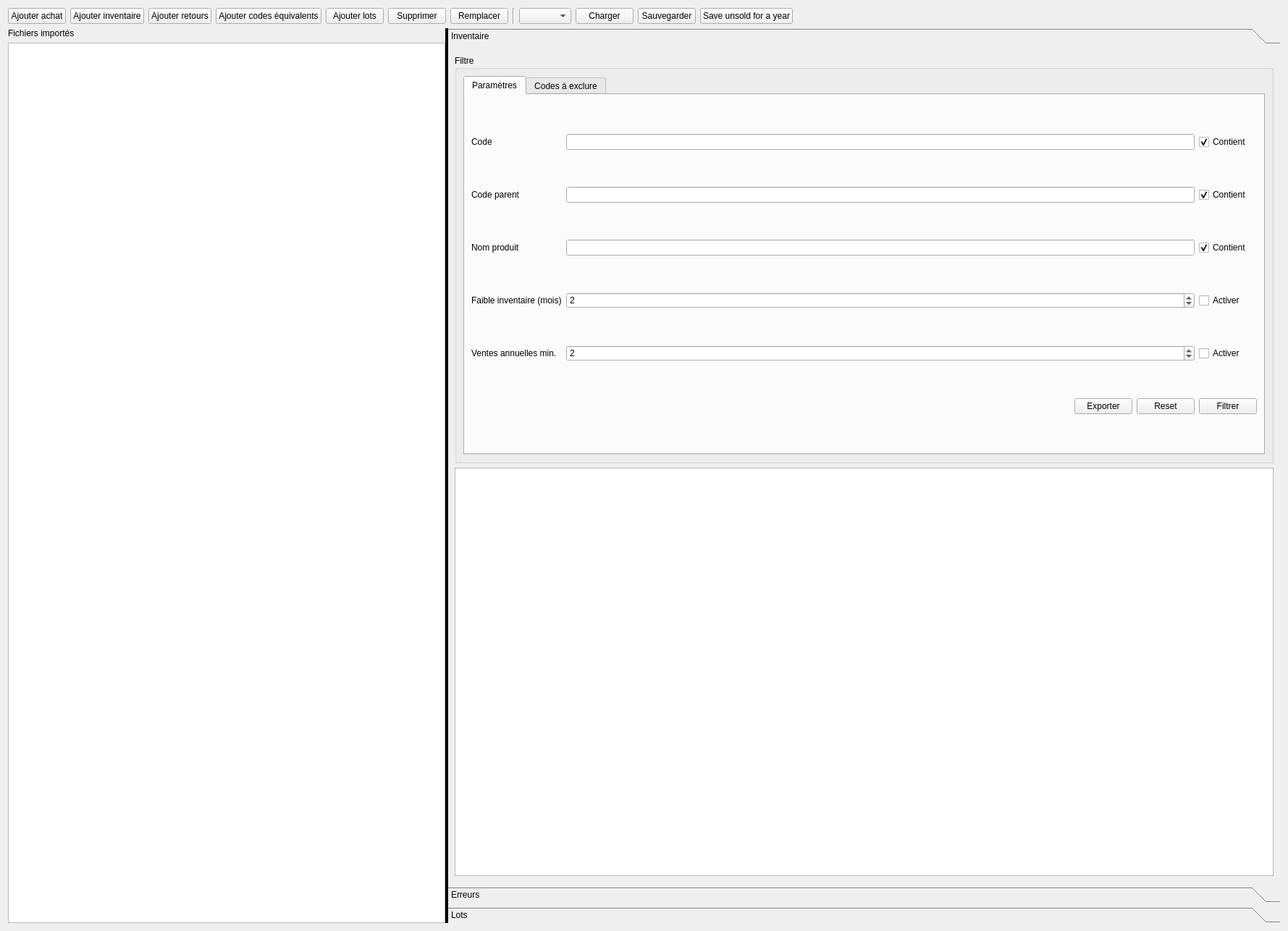
<?xml version="1.0" encoding="UTF-8"?>
<ui version="4.0">
 <class>PaneInventory</class>
 <widget class="QWidget" name="PaneInventory">
  <property name="geometry">
   <rect>
    <x>0</x>
    <y>0</y>
    <width>1779</width>
    <height>1286</height>
   </rect>
  </property>
  <property name="windowTitle">
   <string>Inventaire</string>
  </property>
  <layout class="QVBoxLayout" name="verticalLayout_4">
   <item>
    <layout class="QHBoxLayout" name="horizontalLayout">
     <item>
      <widget class="QPushButton" name="buttonAddPurchase">
       <property name="toolTip">
        <string>Ajouter l'inventaire correspond à un achat</string>
       </property>
       <property name="text">
        <string>Ajouter achat</string>
       </property>
      </widget>
     </item>
     <item>
      <widget class="QPushButton" name="buttonAddInventoryBegin">
       <property name="toolTip">
        <string>Ajouter un fichier d'inventaire de début d'année</string>
       </property>
       <property name="text">
        <string>Ajouter inventaire</string>
       </property>
      </widget>
     </item>
     <item>
      <widget class="QPushButton" name="buttonAddReturn">
       <property name="toolTip">
        <string>Rapport &gt; Expédié par Amazon &gt; Stock / Grand livre de stock</string>
       </property>
       <property name="text">
        <string>Ajouter retours</string>
       </property>
      </widget>
     </item>
     <item>
      <widget class="QPushButton" name="buttonAddCodesEquivalent">
       <property name="toolTip">
        <string>Ajouter un fichier indiquant des codes produits équivalents</string>
       </property>
       <property name="text">
        <string>Ajouter codes équivalents</string>
       </property>
      </widget>
     </item>
     <item>
      <widget class="QPushButton" name="buttonAddBundles">
       <property name="toolTip">
        <string>Ajouter des fichiers d'informations de lot</string>
       </property>
       <property name="text">
        <string>Ajouter lots</string>
       </property>
      </widget>
     </item>
     <item>
      <widget class="QPushButton" name="buttonRemove">
       <property name="toolTip">
        <string>Supprimer le fichier sélectionné</string>
       </property>
       <property name="text">
        <string>Supprimer</string>
       </property>
      </widget>
     </item>
     <item>
      <widget class="QPushButton" name="buttonReplace">
       <property name="toolTip">
        <string>Remplacer le fichier sélectionné</string>
       </property>
       <property name="text">
        <string>Remplacer</string>
       </property>
      </widget>
     </item>
     <item>
      <widget class="Line" name="line">
       <property name="orientation">
        <enum>Qt::Vertical</enum>
       </property>
      </widget>
     </item>
     <item>
      <widget class="QComboBox" name="comboBoxYear"/>
     </item>
     <item>
      <widget class="QPushButton" name="buttonLoadInventory">
       <property name="text">
        <string>Charger</string>
       </property>
      </widget>
     </item>
     <item>
      <widget class="QPushButton" name="buttonSaveInventory">
       <property name="text">
        <string>Sauvegarder</string>
       </property>
      </widget>
     </item>
     <item>
      <widget class="QPushButton" name="buttonSaveUnsold">
       <property name="text">
        <string>Save unsold for a year</string>
       </property>
      </widget>
     </item>
     <item>
      <spacer name="horizontalSpacer">
       <property name="orientation">
        <enum>Qt::Horizontal</enum>
       </property>
       <property name="sizeHint" stdset="0">
        <size>
         <width>40</width>
         <height>20</height>
        </size>
       </property>
      </spacer>
     </item>
    </layout>
   </item>
   <item>
    <widget class="QSplitter" name="splitter">
     <property name="styleSheet">
      <string notr="true">QSplitter::handle {background: black;}</string>
     </property>
     <property name="orientation">
      <enum>Qt::Horizontal</enum>
     </property>
     <widget class="QWidget" name="layoutWidget">
      <layout class="QVBoxLayout" name="verticalLayout">
       <item>
        <widget class="QLabel" name="label">
         <property name="text">
          <string>Fichiers importés</string>
         </property>
        </widget>
       </item>
       <item>
        <widget class="QTreeView" name="treeViewFilesImported">
         <property name="sizePolicy">
          <sizepolicy hsizetype="Expanding" vsizetype="Expanding">
           <horstretch>0</horstretch>
           <verstretch>0</verstretch>
          </sizepolicy>
         </property>
        </widget>
       </item>
      </layout>
     </widget>
     <widget class="QToolBox" name="toolBox">
      <property name="currentIndex">
       <number>0</number>
      </property>
      <widget class="QWidget" name="pageInventory">
       <property name="geometry">
        <rect>
         <x>0</x>
         <y>0</y>
         <width>1164</width>
         <height>541</height>
        </rect>
       </property>
       <attribute name="label">
        <string>Inventaire</string>
       </attribute>
       <layout class="QVBoxLayout" name="verticalLayout_3">
        <item>
         <widget class="QGroupBox" name="groupBox">
          <property name="minimumSize">
           <size>
            <width>0</width>
            <height>200</height>
           </size>
          </property>
          <property name="title">
           <string>Filtre</string>
          </property>
          <layout class="QVBoxLayout" name="verticalLayout_6">
           <item>
            <widget class="QTabWidget" name="tabWidget_2">
             <property name="currentIndex">
              <number>0</number>
             </property>
             <widget class="QWidget" name="tabWidget_2Page1">
              <attribute name="title">
               <string>Paramètres</string>
              </attribute>
              <layout class="QGridLayout" name="gridLayout">
               <item row="3" column="0">
                <widget class="QLabel" name="label_5">
                 <property name="text">
                  <string>Faible inventaire (mois)</string>
                 </property>
                </widget>
               </item>
               <item row="1" column="0">
                <widget class="QLabel" name="label_3">
                 <property name="text">
                  <string>Code parent</string>
                 </property>
                </widget>
               </item>
               <item row="3" column="2">
                <widget class="QCheckBox" name="checkBoxMonthInventory">
                 <property name="text">
                  <string>Activer</string>
                 </property>
                </widget>
               </item>
               <item row="0" column="2">
                <widget class="QCheckBox" name="checkBoxCodeContains">
                 <property name="text">
                  <string>Contient</string>
                 </property>
                 <property name="checked">
                  <bool>true</bool>
                 </property>
                </widget>
               </item>
               <item row="4" column="2">
                <widget class="QCheckBox" name="checkBoxAnnualSales">
                 <property name="text">
                  <string>Activer</string>
                 </property>
                </widget>
               </item>
               <item row="1" column="1">
                <widget class="QLineEdit" name="lineEditCodeParent">
                 <property name="text">
                  <string/>
                 </property>
                </widget>
               </item>
               <item row="1" column="2">
                <widget class="QCheckBox" name="checkBoxCodeParentContains">
                 <property name="text">
                  <string>Contient</string>
                 </property>
                 <property name="checked">
                  <bool>true</bool>
                 </property>
                </widget>
               </item>
               <item row="5" column="2">
                <widget class="QPushButton" name="buttonFilter">
                 <property name="text">
                  <string>Filtrer</string>
                 </property>
                </widget>
               </item>
               <item row="4" column="0">
                <widget class="QLabel" name="label_6">
                 <property name="text">
                  <string>Ventes annuelles min.</string>
                 </property>
                </widget>
               </item>
               <item row="0" column="0">
                <widget class="QLabel" name="label_2">
                 <property name="text">
                  <string>Code</string>
                 </property>
                </widget>
               </item>
               <item row="5" column="1">
                <layout class="QHBoxLayout" name="horizontalLayout_2">
                 <item>
                  <spacer name="horizontalSpacer_2">
                   <property name="orientation">
                    <enum>Qt::Horizontal</enum>
                   </property>
                   <property name="sizeHint" stdset="0">
                    <size>
                     <width>40</width>
                     <height>20</height>
                    </size>
                   </property>
                  </spacer>
                 </item>
                 <item>
                  <widget class="QPushButton" name="buttonExportFiltered">
                   <property name="text">
                    <string>Exporter</string>
                   </property>
                  </widget>
                 </item>
                 <item>
                  <widget class="QPushButton" name="buttonResetFilter">
                   <property name="text">
                    <string>Reset</string>
                   </property>
                  </widget>
                 </item>
                </layout>
               </item>
               <item row="2" column="1">
                <widget class="QLineEdit" name="lineEditName"/>
               </item>
               <item row="4" column="1">
                <widget class="QSpinBox" name="spinBoxAnnualSalesMin">
                 <property name="maximum">
                  <number>99999</number>
                 </property>
                 <property name="singleStep">
                  <number>5</number>
                 </property>
                 <property name="value">
                  <number>2</number>
                 </property>
                </widget>
               </item>
               <item row="3" column="1">
                <widget class="QSpinBox" name="spinBoxMonthsLeft">
                 <property name="minimum">
                  <number>0</number>
                 </property>
                 <property name="maximum">
                  <number>12</number>
                 </property>
                 <property name="value">
                  <number>2</number>
                 </property>
                </widget>
               </item>
               <item row="5" column="0">
                <widget class="QLabel" name="labelInventoryValue">
                 <property name="text">
                  <string/>
                 </property>
                </widget>
               </item>
               <item row="2" column="0">
                <widget class="QLabel" name="label_4">
                 <property name="text">
                  <string>Nom produit</string>
                 </property>
                </widget>
               </item>
               <item row="0" column="1">
                <widget class="QLineEdit" name="lineEditCode"/>
               </item>
               <item row="2" column="2">
                <widget class="QCheckBox" name="checkBoxProductNameContains">
                 <property name="text">
                  <string>Contient</string>
                 </property>
                 <property name="checked">
                  <bool>true</bool>
                 </property>
                </widget>
               </item>
              </layout>
             </widget>
             <widget class="QWidget" name="tab">
              <attribute name="title">
               <string>Codes à exclure</string>
              </attribute>
              <layout class="QVBoxLayout" name="verticalLayout_7">
               <item>
                <widget class="QPlainTextEdit" name="textEditExcludeCodes"/>
               </item>
              </layout>
             </widget>
            </widget>
           </item>
          </layout>
         </widget>
        </item>
        <item>
         <widget class="QTableView" name="tableInventory">
          <property name="sizePolicy">
           <sizepolicy hsizetype="Expanding" vsizetype="Expanding">
            <horstretch>0</horstretch>
            <verstretch>0</verstretch>
           </sizepolicy>
          </property>
          <property name="selectionBehavior">
           <enum>QAbstractItemView::SelectRows</enum>
          </property>
          <property name="sortingEnabled">
           <bool>true</bool>
          </property>
          <attribute name="horizontalHeaderStretchLastSection">
           <bool>true</bool>
          </attribute>
         </widget>
        </item>
       </layout>
      </widget>
      <widget class="QWidget" name="Errors">
       <property name="geometry">
        <rect>
         <x>0</x>
         <y>0</y>
         <width>1164</width>
         <height>541</height>
        </rect>
       </property>
       <attribute name="label">
        <string>Erreurs</string>
       </attribute>
       <layout class="QVBoxLayout" name="verticalLayout_5">
        <item>
         <layout class="QHBoxLayout" name="horizontalLayout_3">
          <item>
           <widget class="QPushButton" name="buttonExportUnknownCodes">
            <property name="text">
             <string>Exporter les inconnus</string>
            </property>
           </widget>
          </item>
          <item>
           <widget class="QPushButton" name="buttonExportAllErrorCodes">
            <property name="text">
             <string>Exporter tout</string>
            </property>
           </widget>
          </item>
          <item>
           <spacer name="horizontalSpacer_3">
            <property name="orientation">
             <enum>Qt::Horizontal</enum>
            </property>
            <property name="sizeHint" stdset="0">
             <size>
              <width>40</width>
              <height>20</height>
             </size>
            </property>
           </spacer>
          </item>
         </layout>
        </item>
        <item>
         <widget class="QTableView" name="tableErrors">
          <attribute name="horizontalHeaderStretchLastSection">
           <bool>true</bool>
          </attribute>
         </widget>
        </item>
       </layout>
      </widget>
      <widget class="QWidget" name="pageBundles">
       <property name="geometry">
        <rect>
         <x>0</x>
         <y>0</y>
         <width>1164</width>
         <height>541</height>
        </rect>
       </property>
       <attribute name="label">
        <string>Lots</string>
       </attribute>
       <layout class="QVBoxLayout" name="verticalLayout_2">
        <item>
         <widget class="QTableView" name="tableBundle">
          <attribute name="horizontalHeaderStretchLastSection">
           <bool>true</bool>
          </attribute>
         </widget>
        </item>
       </layout>
      </widget>
     </widget>
    </widget>
   </item>
  </layout>
 </widget>
 <resources/>
 <connections/>
</ui>
